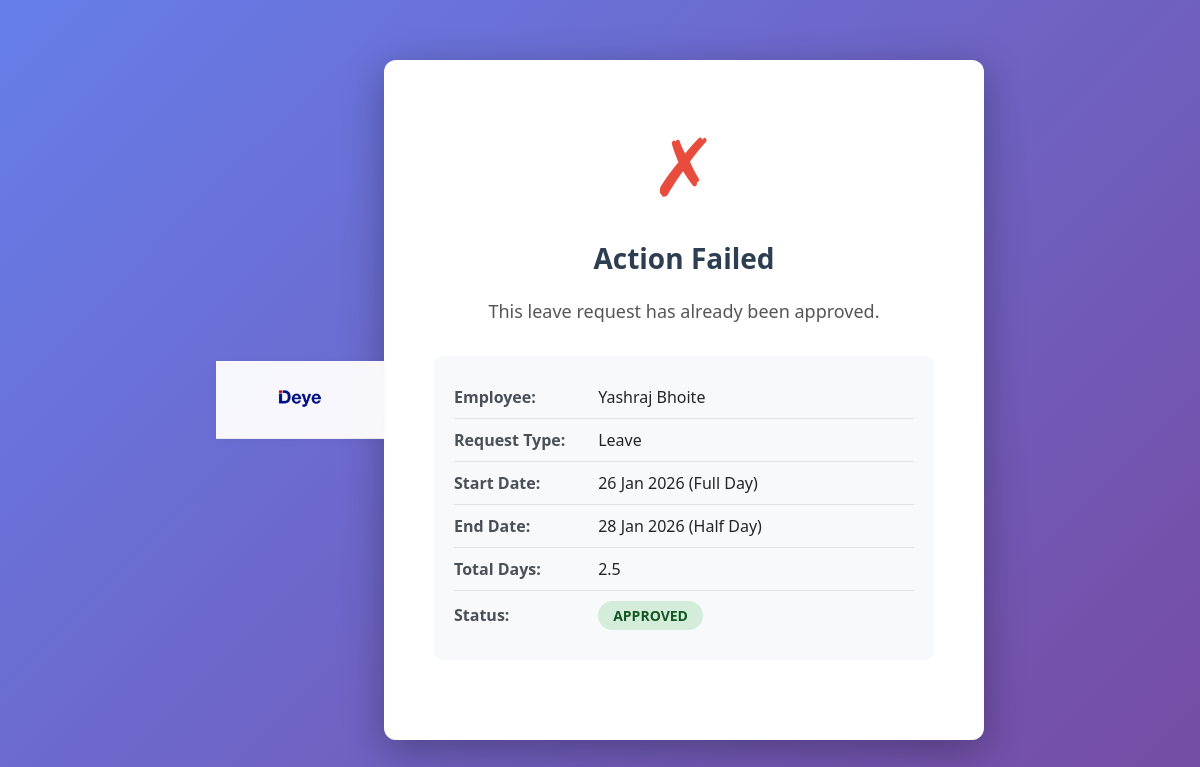
Screenshot of /leave/email/approve/18/ with the database file from the repository.
### forms/models.py (models this page shows, shortened)
class LeaveRequest(models.Model):
    LEAVE_STATUS_CHOICES = [
        ('pending', 'Pending'),
        ('approved', 'Approved'),
        ('rejected', 'Rejected'),
    ]
    LEAVE_TYPE_CHOICES = [
        ('leave', 'Leave'),
        ('wfh', 'Work From Home'),
    ]
    DAY_PORTION_CHOICES = [
        ('full', 'Full Day'),
        ('half', 'Half Day'),
    ]
    user = models.ForeignKey(User, on_delete=models.CASCADE)
    leave_type = models.CharField(max_length=20, choices=LEAVE_TYPE_CHOICES)
    start_date = models.DateField()
    end_date = models.DateField()
    start_breakdown = models.CharField(max_length=10, choices=DAY_PORTION_CHOICES, default='full')
    end_breakdown = models.CharField(max_length=10, choices=DAY_PORTION_CHOICES, default='full')
    reason = models.TextField(blank=True)
    status = models.CharField(max_length=20, choices=LEAVE_STATUS_CHOICES, default='pending')
    total_days = models.FloatField(default=0.0)
    applied_at = models.DateTimeField(auto_now_add=True)
    status_changed_at = models.DateTimeField(blank=True, null=True)
    status_changed_by = models.ForeignKey(User, on_delete=models.SET_NULL, null=True, blank=True, related_name='updated_leaves')

### forms/views.py (the view, shortened to what this page needs)
# urls.py: path('leave/email/approve/<int:leave_id>/', views.approve_leave_email, name='approve_leave_email'),
def approve_leave_email(request, leave_id):
    leave = get_object_or_404(LeaveRequest, id=leave_id)
    if leave.status != 'pending':
        return render(request, 'leave/email_action_result.html', {
            'success': False,
            'message': f'This leave request has already been {leave.status}.',
            'leave': leave
        })

### forms/templates/leave/email_action_result.html (shortened to what this page needs)
<!DOCTYPE html>
<html lang="en">
<head>
    {% load static %}
</head>
<body>
    <div class="nav-header">
        <div class="logo-section">
            <a href="/" style="text-decoration: none;">
                <img src="{% static 'admin/Images/logo-deye-300x225.webp' %}" alt="DEYE">
            </a>
        </div>
    </div>
    <div class="container">
        {% if success %}
            <div class="icon success-icon">✓</div>
            <h1>Action Successful!</h1>
        {% else %}
            <div class="icon error-icon">✗</div>
            <h1>Action Failed</h1>
        {% endif %}
        <p class="message">{{ message }}</p>
        <div class="details">
            <div class="detail-row">
                <span class="label">Employee:</span>
                <span class="value">{{ leave.user.get_full_name|default:leave.user.username }}</span>
            </div>
            <div class="detail-row">
                <span class="label">Request Type:</span>
                <span class="value">{{ leave.get_leave_type_display }}</span>
            </div>
            <div class="detail-row">
                <span class="label">Start Date:</span>
                <span class="value">{{ leave.start_date|date:"d M Y" }} ({{ leave.get_start_breakdown_display }})</span>
            </div>
            <div class="detail-row">
                <span class="label">End Date:</span>
                <span class="value">{{ leave.end_date|date:"d M Y" }} ({{ leave.get_end_breakdown_display }})</span>
            </div>
            <div class="detail-row">
                <span class="label">Total Days:</span>
                <span class="value">{{ leave.total_days }}</span>
            </div>
            <div class="detail-row">
                <span class="label">Status:</span>
                <span class="value">
                    <span class="status-badge status-{{ leave.status }}">
                        {{ leave.status|upper }}
                    </span>
                </span>
            </div>
        </div>
    </div>
</body>
</html>

### forms/templates/leave/email_action_result.html (style rules this page uses)
* { margin: 0; padding: 0; box-sizing: border-box; }
body { font-family: 'Segoe UI', Tahoma, Geneva, Verdana, sans-serif; background: linear-gradient(135deg, #667eea 0%, #764ba2 100%); min-height: 100vh; display: flex; align-items: center; justify-content: center; padding: 20px; }
.container { background: white; padding: 50px; border-radius: 12px; box-shadow: 0 10px 40px rgba(0,0,0,0.3); max-width: 600px; width: 100%; text-align: center; }
.icon { font-size: 80px; margin-bottom: 20px; }
.error-icon { color: #e74c3c; }
h1 { color: #2c3e50; margin-bottom: 20px; font-size: 28px; }
.message { color: #555; font-size: 18px; margin-bottom: 30px; line-height: 1.6; }
.details { background: #f8f9fa; padding: 20px; border-radius: 8px; margin: 30px 0; text-align: left; }
.detail-row { padding: 10px 0; border-bottom: 1px solid #dee2e6; }
.detail-row:last-child { border-bottom: none; }
.label { font-weight: bold; color: #495057; display: inline-block; width: 140px; }
.value { color: #212529; }
.status-badge { display: inline-block; padding: 5px 15px; border-radius: 20px; font-size: 14px; font-weight: bold; }
.status-approved { background: #d4edda; color: #155724; }
.nav-header { position: sticky; top: 0; background: rgba(255, 255, 255, 0.95); backdrop-filter: blur(20px); border-bottom: 1px solid rgba(0, 0, 0, 0.06); padding: 18px 60px; z-index: 1000; box-shadow: 0 2px 8px rgba(0, 0, 0, 0.04); }
.logo-section { display: flex; align-items: center; }
.logo-section img { height: 36px; object-fit: contain; }

### rows the page displays
LeaveRequest: user.get_full_name "Yashraj Bhoite", leave_type "Leave", start_date "26 Jan 2026", start_breakdown "Full Day", end_date "28 Jan 2026", end_breakdown "Half Day", total_days "2.5", status "APPROVED"

### other values shown
{{ message }} "This leave request has already been approved."
